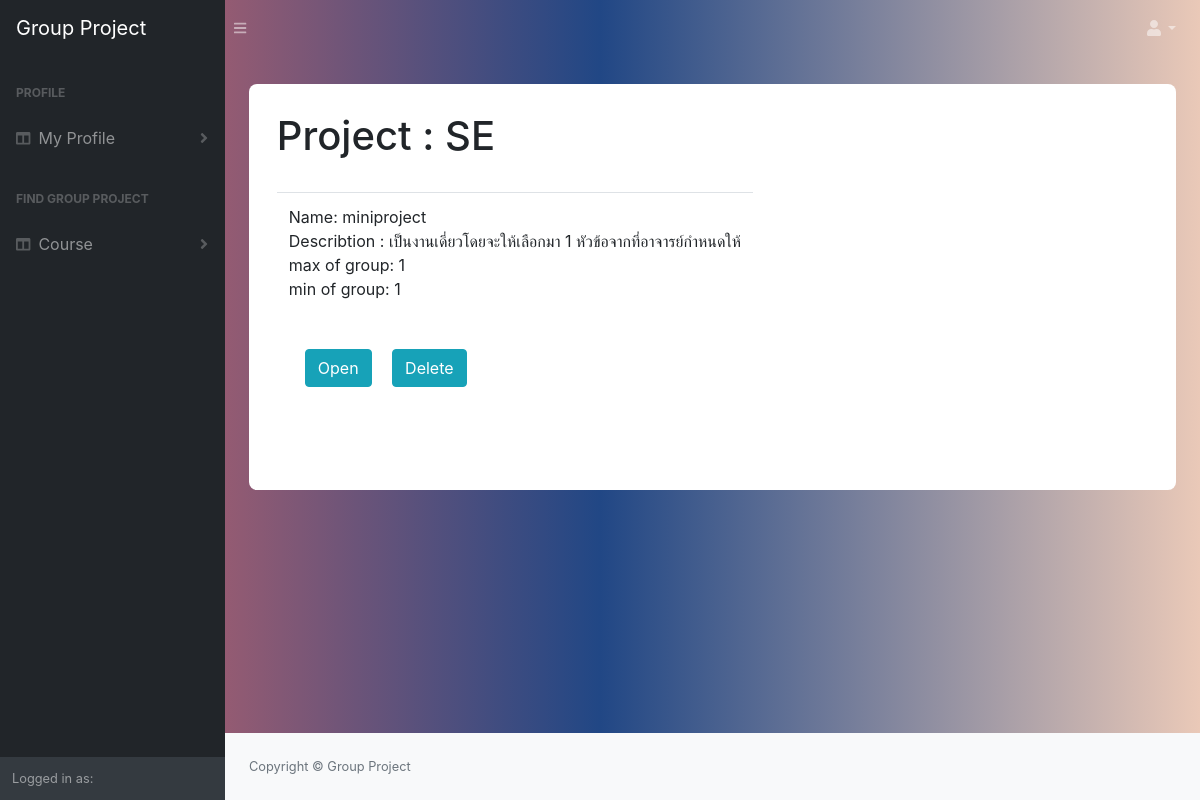
/project/4/, run on the app's committed database.
### manage_app/models.py (models this page shows)
class Course(models.Model):
   name = models.CharField(max_length=50)
   desc = models.TextField()
   student = models.ManyToManyField(Student, through='Student_Enroll')
   project = models.ManyToManyField(Project, through='Course_Assign')

class Course_Assign(models.Model):
   project = models.ForeignKey(Project, on_delete=models.CASCADE)
   course = models.ForeignKey(Course, on_delete=models.CASCADE)

class Project(models.Model):
   name = models.CharField( max_length=50)
   desc = models.TextField()
   min_member = models.IntegerField()
   mex_member = models.IntegerField()

### manage_app/views.py (the view)
# urls.py: path('project/<int:course_id>/',views.selectProject, name='find_project_project'),
def selectProject(request, course_id):
    course = Course.objects.get(pk=course_id)
    projectall = Course_Assign.objects.filter(course=course)
    return render(request, 'manage_app/project.html',context={
        'projectall': projectall,
        'course' : course,}
    )

### manage_app/templates/manage_app/project.html (shortened to what this page needs)
{% extends 'base.html' %} {% block content %} {% load static %}
<div class="container emp-profile">
    <h1> Project : {{course.name}} </h1>
    <form class="form-inline" method="GET" action="">
        <div class="row">
            <div class="col-md">
                  <table class="table">
                <tbody>
                    {% for item in projectall %}
                    <td> Name: {{ item.project.name }}</br> Describtion : {{ item.project.desc }} </br>
                         max of group: {{ item.project.mex_member }} </br> min of group: {{ item.project.min_member }}</br></br></br>
                        <form>
                            <a href="{% url 'view_group' course_id=course.id project_id=item.project.id %}" type="submit" class="btn btn-info ml-3">Open</a>
                            <a type="submit" class="btn btn-info ml-3" href="{% url 'delete_project' project_id=item.project.id course_id=course.id %}">Delete</a>
                        </form>
                    </td>
                    </br> {% endfor %}
                </tbody>
            </table>
    </form></br></br>
            </div>
        </div>
</div>
{% endblock %}

### manage_app/templates/manage_app/project.html (style rules this page uses)
body { background: -webkit-linear-gradient(left, #D96767, #214785, #EAC9B8); }
.emp-profile { padding: 3%; margin-top: 3%; margin-bottom: 3%; border-radius: 0.5rem; background: #fff; }

### data on the page
Course: name "SE"
Course_Assign: project.name "miniproject", project.desc "เป็นงานเดี่ยวโดยจะให้เลือกมา 1 หัวข้อจากที่อาจารย์กำหนดให้", project.mex_member "1", project.min_member "1"
